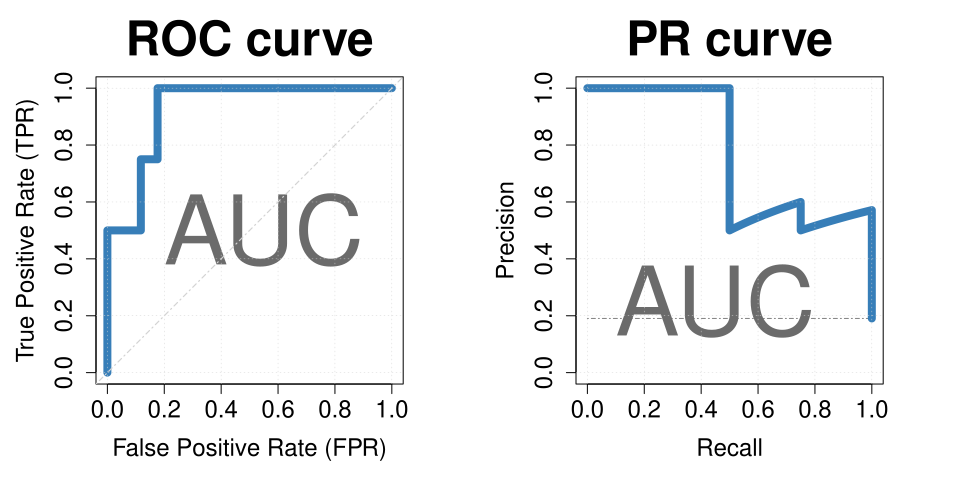

Source code (R):
# ROC and PR with awesome quality
library(PRROC)

# Data and parameters
my_col = '#377EB8'
res_roc = readRDS(file = 'res_roc.rds') # from usefun::get_roc_stats()
res_pr  = readRDS(file = 'res_pr.rds')  # from PRROC::pr.curve()

svg('roc_pr.svg', width = 10, height = 5)
par(mfrow=c(1,2))

# ROC
par(mar = c(5, 5, 4, 4))
plot(x = res_roc$roc_stats$FPR, y = res_roc$roc_stats$TPR, cex.main = 3, cex.axis = 1.5, cex.lab = 1.5,
  type = 'l', lwd = 8, col = my_col, main = 'ROC curve',
  xlab = 'False Positive Rate (FPR)', ylab = 'True Positive Rate (TPR)')
text(0.55, 0.5, "AUC", cex = 6, col = 'grey42')
# legend(x = 0.58, y = 0.157, col = my_col, pch = 19,
#   legend = paste('AUC =', round(res_roc$AUC, digits = 3)), cex = 2) # works only when plotted alone
grid(lwd = 0.5)
abline(a = 0, b = 1, col = 'lightgrey', lty = 'dotdash', lwd = 1.2)

# PR
plot(res_pr, main = 'PR curve', auc.main = FALSE, color = my_col, rand.plot = TRUE,
  cex.main = 3, cex.axis = 1.5, cex.lab = 1.5, lwd = 8)
text(0.45, 0.25, "AUC", cex = 6, col = 'grey42')
# legend(x = 0.58, y = 0.157, col = my_col, pch = 19,
#   legend = paste('AUC =', round(res_pr$auc.davis.goadrich, digits = 3)), cex = 1.5) # works only when plotted alone
grid(lwd = 0.5)

dev.off()
